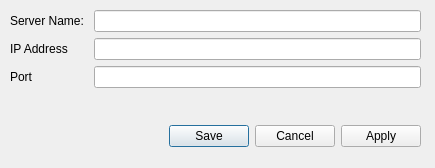
<?xml version="1.0" encoding="UTF-8"?>
<ui version="4.0">
 <class>ServerSettingsDialog</class>
 <widget class="QDialog" name="ServerSettingsDialog">
  <property name="geometry">
   <rect>
    <x>0</x>
    <y>0</y>
    <width>435</width>
    <height>168</height>
   </rect>
  </property>
  <property name="windowTitle">
   <string>FiboChat Server Settings</string>
  </property>
  <widget class="QDialogButtonBox" name="buttonBox">
   <property name="geometry">
    <rect>
     <x>80</x>
     <y>120</y>
     <width>341</width>
     <height>32</height>
    </rect>
   </property>
   <property name="orientation">
    <enum>Qt::Horizontal</enum>
   </property>
   <property name="standardButtons">
    <set>QDialogButtonBox::Apply|QDialogButtonBox::Cancel|QDialogButtonBox::Save</set>
   </property>
  </widget>
  <widget class="QWidget" name="formLayoutWidget">
   <property name="geometry">
    <rect>
     <x>10</x>
     <y>10</y>
     <width>411</width>
     <height>101</height>
    </rect>
   </property>
   <layout class="QFormLayout" name="formLayout">
    <item row="0" column="0">
     <widget class="QLabel" name="label">
      <property name="text">
       <string>Server Name: </string>
      </property>
     </widget>
    </item>
    <item row="0" column="1">
     <widget class="QLineEdit" name="lineEdit"/>
    </item>
    <item row="1" column="0">
     <widget class="QLabel" name="label_2">
      <property name="text">
       <string>IP Address</string>
      </property>
     </widget>
    </item>
    <item row="1" column="1">
     <widget class="QLineEdit" name="lineEdit_2"/>
    </item>
    <item row="2" column="0">
     <widget class="QLabel" name="label_3">
      <property name="text">
       <string>Port</string>
      </property>
     </widget>
    </item>
    <item row="2" column="1">
     <widget class="QLineEdit" name="lineEdit_3"/>
    </item>
   </layout>
  </widget>
 </widget>
 <resources/>
 <connections>
  <connection>
   <sender>buttonBox</sender>
   <signal>accepted()</signal>
   <receiver>ServerSettingsDialog</receiver>
   <slot>accept()</slot>
   <hints>
    <hint type="sourcelabel">
     <x>248</x>
     <y>254</y>
    </hint>
    <hint type="destinationlabel">
     <x>157</x>
     <y>274</y>
    </hint>
   </hints>
  </connection>
  <connection>
   <sender>buttonBox</sender>
   <signal>rejected()</signal>
   <receiver>ServerSettingsDialog</receiver>
   <slot>reject()</slot>
   <hints>
    <hint type="sourcelabel">
     <x>316</x>
     <y>260</y>
    </hint>
    <hint type="destinationlabel">
     <x>286</x>
     <y>274</y>
    </hint>
   </hints>
  </connection>
 </connections>
</ui>
